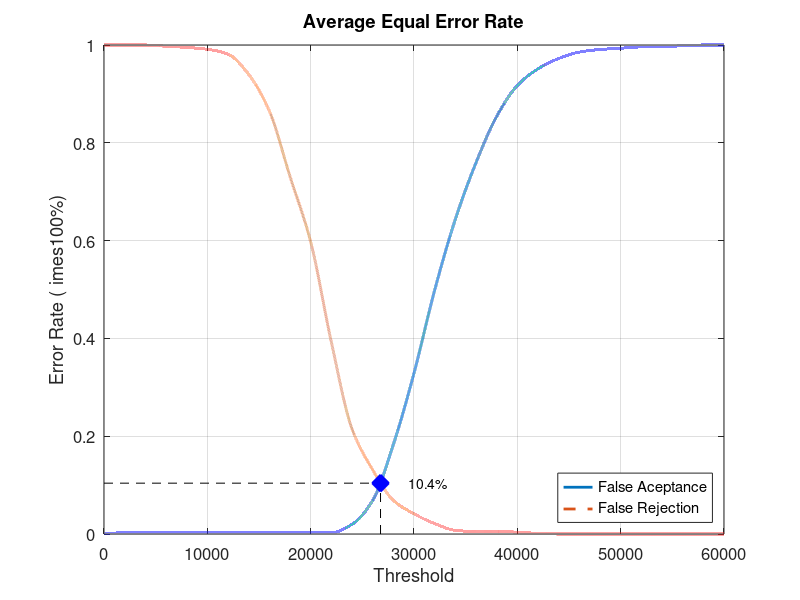
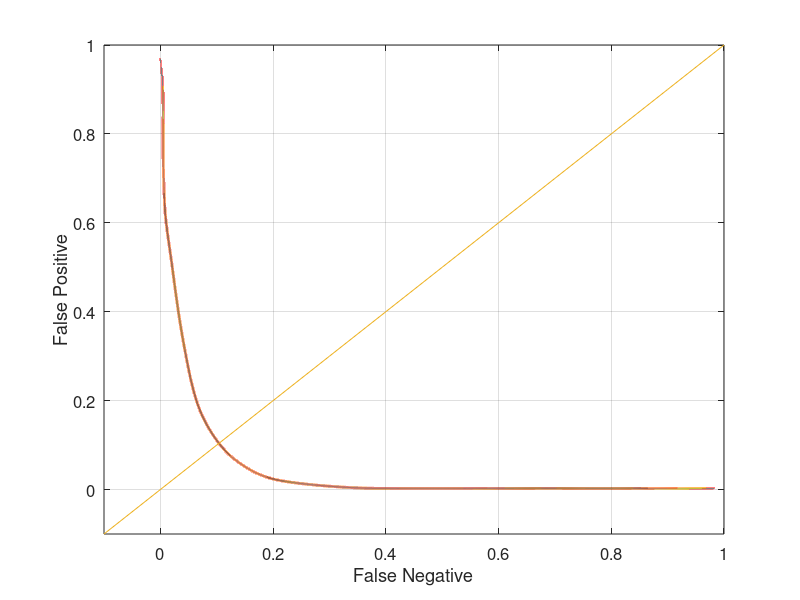

The MATLAB script that drew these images, in order:
close all;
clear;
clc;
x = 0:2000:60000;
xq = 0:0.5:60000;

y0 = [0 0.00263158 0.00263158 0.00263158 0.00263158 0.00263158 0.00263158 0.00263158 0.00263158 0.00263158 0.00263158 0.00263158 0.0197368 0.0684211 0.182895 0.328947 0.498684 0.643421 0.759211 0.853947 0.917105 0.951316 0.972368 0.985526 0.990789 0.993421 0.996053 0.996053 0.998684 1 1]
yy0 = interp1(x, y0, xq, 'pchip');
y1 = [1 1 1 0.9975 0.995 0.99125 0.98125 0.94 0.865 0.73125 0.5975 0.3925 0.215 0.13125 0.06875 0.04125 0.02125 0.0075 0.005 0.005 0.00375 0.00125 0 0 0 0 0 0 0 0 0]
yy1 = interp1(x, y1, xq, 'pchip');

% Calculating EER: 
y2 = abs(y0 - y1);
find(y2 == min(y2))
yy2 = abs(yy0 - yy1);
xEER = find(yy2 == min(yy2));
xEERIndex = xq(xEER) % X-axis EER
yEER = yy0(xEER) % Y-axis EER

main = figure
plot(xq, yy0,'-','LineWidth', 2);	hold on
plot(xq, yy1,'--','LineWidth', 2);	hold on
plot([xEERIndex xEERIndex], [0 yEER], 'k--');	hold on
plot([0 xEERIndex], [yEER yEER], 'k--');	hold on
plot(xEERIndex, yEER, 'bx', 'LineWidth', 10);	hold on
text(xEERIndex + 10 * xEERIndex / 100, yEER, [num2str(round((10000 * yEER)) / 100) '%'])
legend('False Aceptance', 'False Rejection', 'Location', 'SouthEast')
xlabel('Threshold')
ylabel('Error Rate (	imes100%)')
title('Average Equal Error Rate')
set(gca, 'FontSize', 12)
axis([0 60000 0 1])
grid on

print(main, 'Experiment1AverageMain', '-dpng');
FNRxFPR = figure('Color', [1 1 1]);
plot(yy1, yy0, '-', yy1, yy0, 'LineWidth', 2);
hold on
y = -0.1:0.1:1
plot(y, y); 
set(gca, 'FontSize', 12)
xlabel('False Negative')
ylabel('False Positive')
axis([-0.1 1 -0.1 1])
set(gca, 'FontSize', 12)
grid on

print(FNRxFPR, 'Experiment1AverageFNRxFPR','-dpng');
